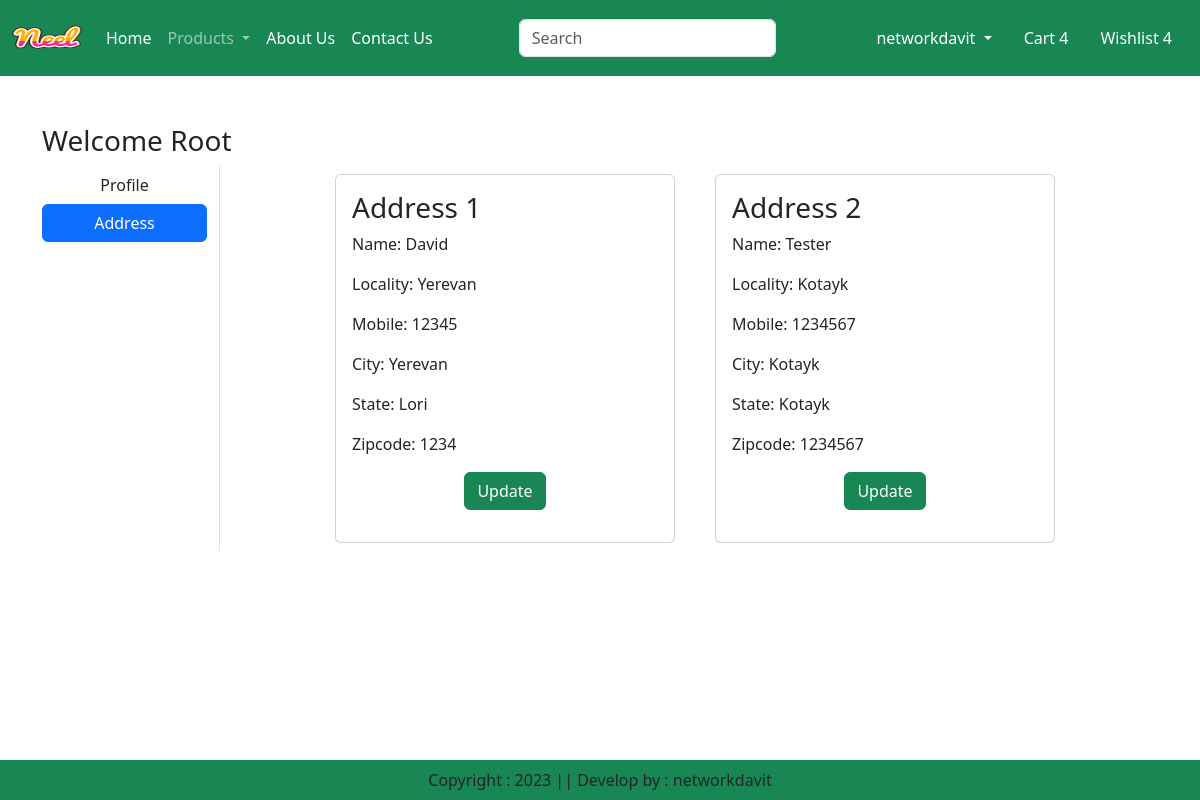
The page /address/ (signed in) on the database its author committed.
### app/models.py (models this page shows, shortened)
class Customer(models.Model):
    user  = models.ForeignKey(User, on_delete=models.CASCADE)
    name = models.CharField(max_length=200)
    locality = models.CharField(max_length=200)
    city = models.CharField(max_length=50)
    mobile = models.IntegerField(default=0)
    zipcode = models.IntegerField()
    state = models.CharField(choices=STATE_CHOICES, max_length=100)

### app/views.py (the view)
# urls.py: path("address/",views.address, name="address"),
def address(request):
    add = Customer.objects.filter(user=request.user)
    return render(request, "app/address.html", locals())

### app/templates/app/address.html (shortened to what this page needs)
{% extends 'app/base.html' %}
{% load static %}
{% block main-content %}
<div class="container my-5">
    <div class="row">
        <h3> Welcome <span class="text-capitalize">{{request.user}}</span></h3>
        <div class="col-sm-2 border-end">
            <ul class="list-unstyled">
                <li class="d-grid"><a href="{% url 'profile' %}" class="btn">Profile</a></li>
                <li class="d-grid"><a href="{% url 'address' %}" class="btn btn-primary">Address</a></li>
            </ul>
        </div>
        <div class="col-sm-8 offset-sm-1">
            <div class="row">
                {% for ad in add  %}
                    <div class="col-sm-6">
                        <div class="card m-2">
                            <div class="card-body">
                                <h3>Address {{forloop.counter}}</h3>
                                <p>Name: {{ad.name}}</p>
                                <p>Locality: {{ad.locality}}</p>
                                <p>Mobile: {{ad.mobile}}</p>
                                <p>City: {{ad.city}}</p>
                                <p>State: {{ad.state}}</p>
                                <p>Zipcode: {{ad.zipcode}}</p>
                                <p class="text-center"><a href="{% url 'updateAddress' pk=ad.id %}" class="btn btn-success" type="button">Update</a></p>
                            </div>
                        </div>
                    </div>
                {% endfor %}
            </div>
        </div>
{% endblock main-content %}

### rows shown on the page
Customer: name "David", locality "Yerevan", mobile "12345", city "Yerevan", state "Lori", zipcode "1234"
Customer: name "Tester", locality "Kotayk", mobile "1234567", city "Kotayk", state "Kotayk", zipcode "1234567"

### other values the page prints
{{ request.user }} "Root"
